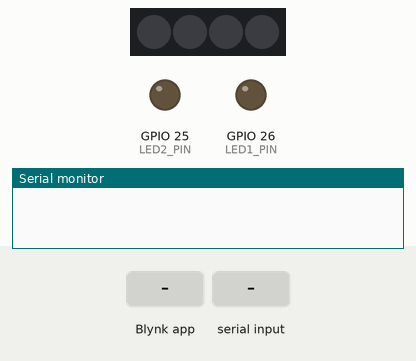
This sketch was run on a simulated ESP32. Shown: 4 RGB LEDs in strip order, left to right, output pins drawn as LEDs (lit = HIGH), the last lines printed to the serial monitor. Dashed ring = blinking. The test bench sets the inputs (shaded band). WiFi joins after 1.5 s; servers stay silent unless stated.

Above: at 0.1 s.
At 3.0 s:
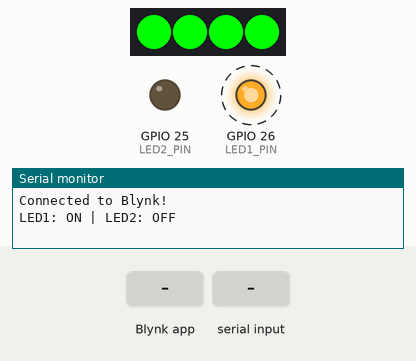
3.1 s: Blynk app writes 1 to V3
At 4.6 s:
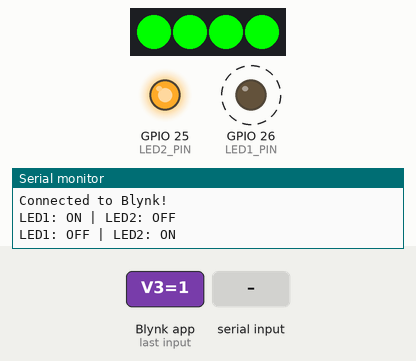
6.1 s: "0;1\n" received over the second serial link
8.3 s: "0\n" received over the second serial link
10.3 s: "1;90;45\n" received over the second serial link
Timing chart, 0 to 13.3 s (numbered marks = the images above; inputs shaded):
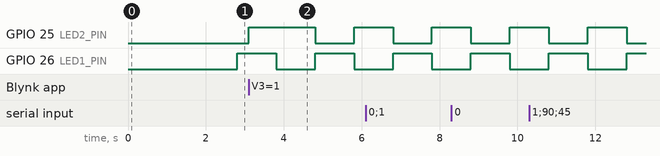

The sketch:

ESP32CODE.ino
```cpp
#define BLYNK_TEMPLATE_ID "TMPL64zh24SwV"
#define BLYNK_TEMPLATE_NAME "NHIET DO DO AM"
#define BLYNK_AUTH_TOKEN "ndT2rt3LSs0P_TRT61vCaw8I41QlfQ0K"

#define BLYNK_PRINT Serial
#include <WiFi.h>
#include <BlynkSimpleEsp32.h>
#include <Adafruit_NeoPixel.h>

// Thông tin WiFi
char ssid[] = "ACLAB";
char pass[] = "ACLAB2023";

// Chân LED vật lý
#define LED1_PIN 26
#define LED2_PIN 25

// BlynkTimer
BlynkTimer timer;

// Biến trạng thái LED
bool led1State = false;
bool led2State = true; // LED2 bắt đầu với trạng thái ngược LED1

// Biến nhiệt độ và độ ẩm
float temperature = 0.0;
float humidity = 0.0;
float fahrenheit = 0.0;

// Hàm tách và xử lý dữ liệu
String parseValue(String data, String key) {
  int startIndex = data.indexOf(key);
  if (startIndex == -1) return "N/A"; // Không tìm thấy khóa

  int endIndex = data.indexOf(';', startIndex);
  if (endIndex == -1) endIndex = data.length(); // Nếu không có dấu `;`, lấy đến cuối chuỗi

  return data.substring(startIndex + key.length(), endIndex);
}

// Hàm xử lý dữ liệu từ UART
void readSensorData() {
  if (Serial2.available() > 0) {
    String data = Serial2.readStringUntil('\n'); // Đọc đến khi nhận ký tự xuống dòng
    data.trim();                                  // Loại bỏ khoảng trắng ở đầu và cuối chuỗi
    Serial.println("Received data: " + data);

    // Tách và chuyển đổi giá trị nhiệt độ và độ ẩm
    String tempStr = parseValue(data, "TEMP:");
    String humiStr = parseValue(data, "HUMI:");

    if (tempStr != "N/A" && humiStr != "N/A") {
      float tempValue = tempStr.toFloat();
      float humiValue = humiStr.toFloat();

      // Kiểm tra giá trị hợp lệ và gán
      if (tempValue != 0 || tempStr == "0") {
        temperature = tempValue; // Gán giá trị nhiệt độ
      } else {
        Serial.println("Invalid Temperature Value.");
      }

      if (humiValue != 0 || humiStr == "0") {
        humidity = humiValue; // Gán giá trị độ ẩm
      } else {
        Serial.println("Invalid Humidity Value.");
      }

      // Debug giá trị
      Serial.print("Parsed Temperature: ");
      Serial.print(temperature);
      Serial.print(" °C | Parsed Humidity: ");
      Serial.print(humidity);
      Serial.println(" %");

      // Gửi dữ liệu lên Blynk
      fahrenheit = temperature*1.8+32;
      Blynk.virtualWrite(V0, temperature);
      Blynk.virtualWrite(V1, humidity);
      Blynk.virtualWrite(V4, fahrenheit);

      String status;
      if (temperature >= 0 && temperature <= 10) {
        status = "Lạnh cứng người";
      } else if (temperature > 10 && temperature <= 20) {
        status = "Lạnh quá đi :v";
      } else if (temperature > 20 && temperature <= 30) {
        status = "Thoải mái ^^";
      } else if (temperature > 30 && temperature <= 40) {
        status = "Nóng quá trời :D";
      } else {
        status = "Cảnh báo nguy hiểm!";
      }

      // Gửi chuỗi trạng thái lên Blynk
      Blynk.virtualWrite(V5, status);
    } else {
      Serial.println("Invalid data format");
    }
  }
}

// Blynk WRITE cho LED (không thay đổi trạng thái nhấp nháy)
BLYNK_WRITE(V2) {
  int ledState = param.asInt();
  digitalWrite(LED1_PIN, ledState);
}

BLYNK_WRITE(V3) {
  int ledState = param.asInt();
  digitalWrite(LED2_PIN, ledState);
}

// Hàm điều khiển bật/tắt LED
void toggleLeds() {
  // Đảo trạng thái LED
  led1State = !led1State;
  led2State = !led2State;

  // Điều khiển LED vật lý
  digitalWrite(LED1_PIN, led1State);
  digitalWrite(LED2_PIN, led2State);

  // Gửi trạng thái lên ứng dụng Blynk
  Blynk.virtualWrite(V2, led1State);
  Blynk.virtualWrite(V3, led2State);

  // Debug trạng thái LED
  Serial.print("LED1: ");
  Serial.print(led1State ? "ON" : "OFF");
  Serial.print(" | LED2: ");
  Serial.println(led2State ? "ON" : "OFF");
}

#define PIN 18        // Chân điều khiển SIG (GPIO18, bạn có thể thay bằng chân khác)
#define NUM_LEDS 4    // Số lượng LED trên module (thường là 4)

Adafruit_NeoPixel strip(NUM_LEDS, PIN, NEO_GRB + NEO_KHZ800);

void setLEDColorBasedOnTemperature(int temp) {
  uint32_t color;
  if (temp < 20) {
    color = strip.Color(0,255, 0);   // Màu xanh dương
  } else if (temp >= 20 && temp < 30) {
    color = strip.Color(0, 200, 255);   // Màu xanh lá
  } else if (temp >= 30 && temp <= 35) {
    color = strip.Color(255, 255, 0); // Màu vàng
  } else if (temp > 35) {
    color = strip.Color(255, 0, 0);   // Màu đỏ
  }

  // Đặt màu cho tất cả các LED
  for (int i = 0; i < NUM_LEDS; i++) {
    strip.setPixelColor(i, color);
  }
}

void setup() {
  // Khởi động Serial để debug
  Serial.begin(115200);

  // Cấu hình UART để đọc từ STM32
  Serial2.begin(115200, SERIAL_8N1, 16, 17); // RX = GPIO16, TX = GPIO17

  // Kết nối Blynk
  Blynk.begin(BLYNK_AUTH_TOKEN, ssid, pass);
  Serial.println("Connected to Blynk!");

  // Cấu hình chân LED làm OUTPUT
  pinMode(LED1_PIN, OUTPUT);
  pinMode(LED2_PIN, OUTPUT);

  // Tắt cả hai LED ban đầu
  digitalWrite(LED1_PIN, LOW);
  digitalWrite(LED2_PIN, LOW);

  // Cài đặt timer để nhấp nháy LED mỗi 1 giây
  timer.setInterval(1000L, toggleLeds);

  // Cài đặt timer để đọc dữ liệu từ UART
  timer.setInterval(500L, readSensorData); // Đọc dữ liệu từ STM32 mỗi 500ms

  strip.begin();      // Bắt đầu điều khiển LED
  strip.show();       // Xóa tất cả LED (tắt đèn ban đầu)

}

void loop(){
  Blynk.run();
  timer.run();

setLEDColorBasedOnTemperature(temperature); // Gọi hàm để thay đổi màu LED theo nhiệt độ
  strip.show();        // Cập nhật LED

}
```
